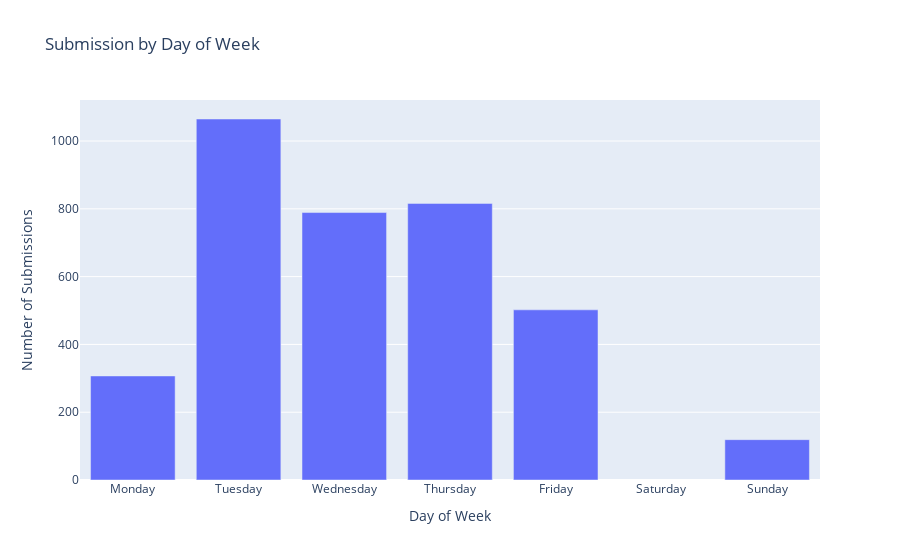

The notebook cell saved with this chart:
### Markdown cell above
##### Question 1 - How many registrations were recorded each day of SES 2023?

### Code cell
# Convert timestamp column to datetime
ses23['Timestamp'] = pd.to_datetime(ses23['Timestamp'])

# Plot timestamp distribution
timestamp_distribution = ses23['Timestamp'].dt.day_name().value_counts().reset_index()
timestamp_distribution.columns = ['Day of Week', 'Count']

fig = px.bar(timestamp_distribution, x='Day of Week', y='Count', 
             title='Submission by Day of Week', labels={'Count': 'Number of Submissions'})
fig.update_xaxes(categoryorder='array', categoryarray=['Monday', 'Tuesday', 'Wednesday', 'Thursday', 'Friday', 'Saturday', 'Sunday'])
fig.show()

### Figure 1 — Plotly figure (JSON) as saved in the notebook; plotly's stock layout.template omitted (floating-point values rounded to 4 significant figures)
{"data": [{"alignmentgroup": "True", "hovertemplate": "Day of Week=%{x}<br>Number of Submissions=%{y}<extra></extra>", "legendgroup": "", "marker": {"color": "#636efa", "pattern": {"shape": ""}}, "name": "", "offsetgroup": "", "orientation": "v", "showlegend": false, "textposition": "auto", "type": "bar", "x": ["Tuesday", "Thursday", "Wednesday", "Friday", "Monday", "Sunday"], "xaxis": "x", "y": [1065, 816, 789, 502, 307, 119], "yaxis": "y"}], "layout": {"barmode": "relative", "legend": {"tracegroupgap": 0}, "title": {"text": "Submission by Day of Week"}, "xaxis": {"anchor": "y", "categoryarray": ["Monday", "Tuesday", "Wednesday", "Thursday", "Friday", "Saturday", "Sunday"], "categoryorder": "array", "domain": [0, 1], "title": {"text": "Day of Week"}}, "yaxis": {"anchor": "x", "domain": [0, 1], "title": {"text": "Number of Submissions"}}}}
